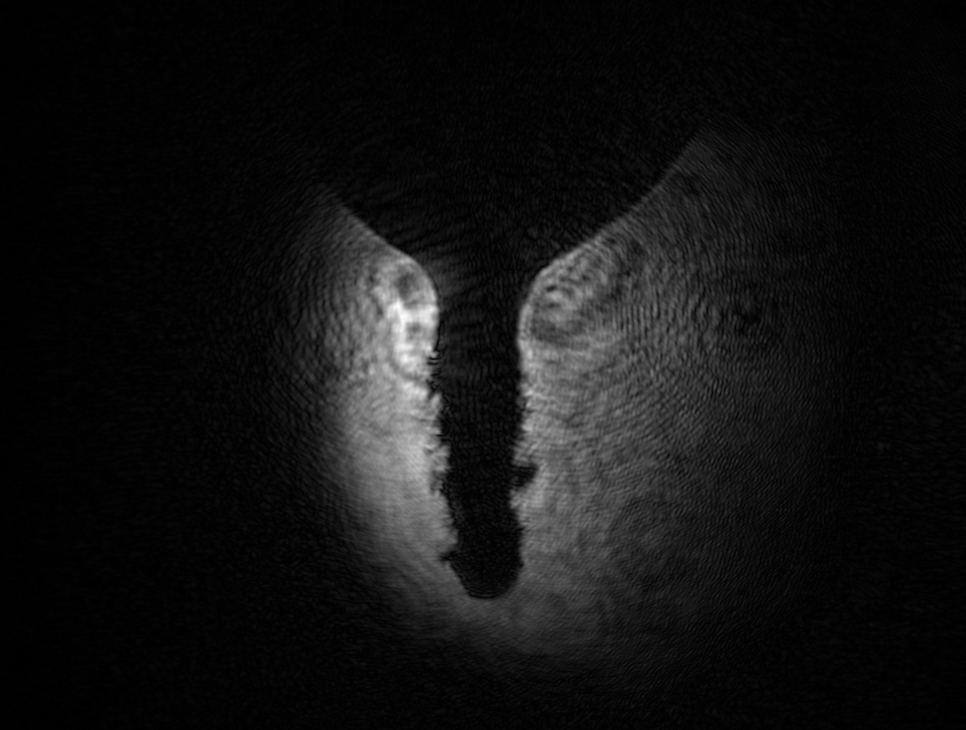
#> input picture Edge Detection/Spray1.png, 966 x 730 px, shrunk from 1376 x 1040 before the run
$ python Edge_Detection_Testing.py
#> lines starting #> are read from the running program, lines starting #| are printed output that depends on the picture; after the words box and inside, x2 and y2 are one past the last pixel; in counts of white or black regions, pixels touching at a corner belong together
import cv2
import numpy as np

#img = cv2.imread('Test1/background_detection1.tif')
img = cv2.imread('Spray1.png')
#> img is the input picture: shape (730, 966, 3); min 0, max 254, mean 18.4

medimage = cv2.medianBlur(img,5)
edge = cv2.Canny(medimage,90,100)
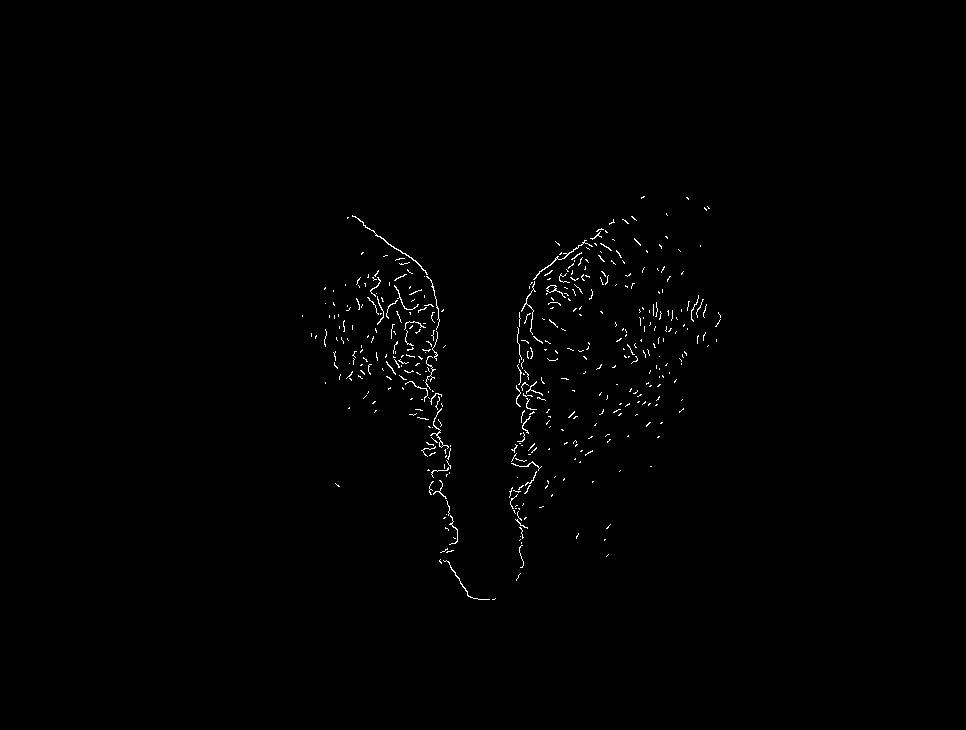
#> edge: shape (730, 966); 0.6% white in thin lines or dots, all inside (x1, y1, x2, y2) = (302, 196, 721, 600)
#kernel = np.ones((5,5),np.uint8)
#edge = cv2.dilate(edge,kernel,iterations =1)
#medimage[edge ==255]=0


cv2.imshow("Large edge detection2.png", edge)

cv2.imwrite("entire edge detection2.png",edge)

cv2.waitKey(0)
cv2.destroyAllWindows()


$ run again, with Edge Detection/Closeup.png copied over Edge Detection/Spray1.png
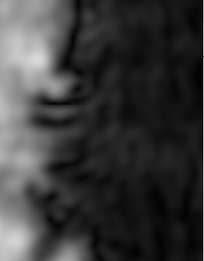
#> input picture Edge Detection/Closeup.png, 204 x 261 px, shrunk from 290 x 371 before the run
#> img is the input picture: shape (261, 204, 3); mean B, G, R 57.7, 57.7, 57.7
#> `edge = cv2.Canny(medimage,90,100)`:
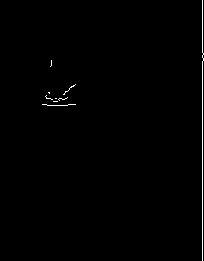
#> edge: shape (261, 204); 0.66% white in thin lines or dots, all inside (x1, y1, x2, y2) = (42, 0, 204, 261)
